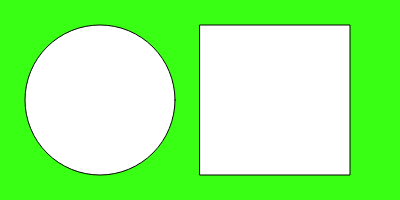
Frame 1 (no input)
Frame 60 (no input): identical to frame 1, image omitted
Frame 120 (the mouse pressed at the canvas centre since frame 60): identical to frame 1, image omitted

The p5.js sketch that drew this single still picture (run headless with seeded random() and noise() and a simulated clock; from frame 60 on, the mouse is pressed at the canvas centre):

// p5.js sketch
// ── sketch.js
function setup() {
  createCanvas(400, 200);
}

function draw() {
  background('#39FF14');
  circle(100,100,150);
  square(200,25,150);
}
